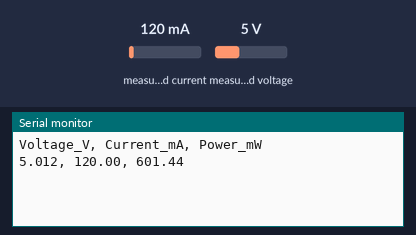
Recording of a sketch running on a simulated Arduino Mega 2560, built with avr-gcc and run on an emulated ATmega2560. Parts: the last lines printed to the serial monitor. The inputs (shaded band) are chosen by the test bench; at power-on: measured current 120 mA, measured voltage 5 V.

Above: at 1.2 s.
1.3 s: measured current set to 40 mA
At 1.3 s:
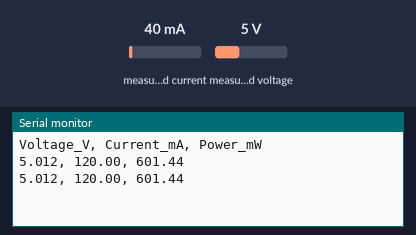
2.8 s: measured voltage set to 0.3 V
At 3.5 s:
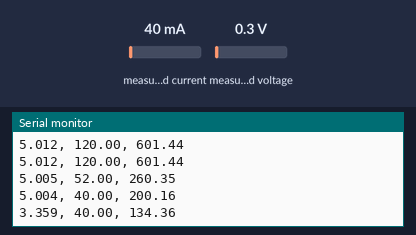
4.3 s: measured current set to 500 mA
At 4.3 s:
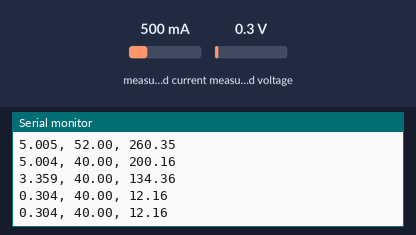
Timing chart, 0 to 7.3 s (numbered marks = the images above; inputs shaded):
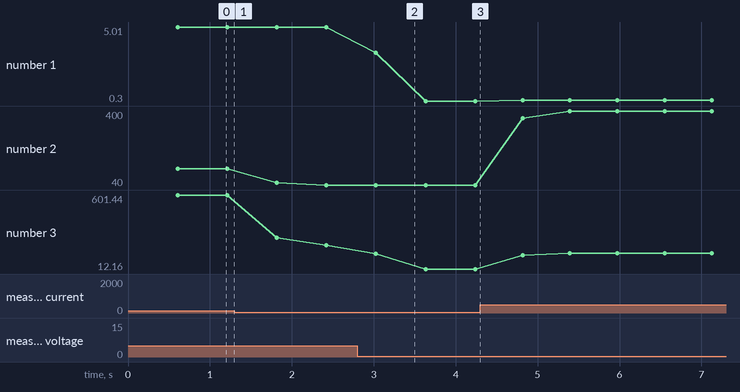

Measured:
- after the input at 2.8 s, the serial monitor: prints a new line after 0.23 s (image 2)
- plotted number 1: 5.01 → 5 after the input at 1.3 s, 5 → 0.3 after the input at 2.8 s, 0.3 → 0.34 after the input at 4.3 s
- plotted number 2: 120 → 40 after the input at 1.3 s, 40 → 400 after the input at 4.3 s
- plotted number 3: 601.44 → 200.16 after the input at 1.3 s, 200.16 → 12.16 after the input at 2.8 s, 12.16 → 136 after the input at 4.3 s

The sketch:

ina219_logger.ino
```cpp
// Wind Power Station - INA219 power logger
// Board: Arduino Mega 2560 (SDA = pin 20, SCL = pin 21)
// Prints averaged voltage (V), current (mA) and power (mW) every ~0.5 s.

#include <Wire.h>
#include <Adafruit_INA219.h>

Adafruit_INA219 ina219;
const int SAMPLES = 20;   // readings averaged per printed line

void setup() {
  Serial.begin(115200);
  if (!ina219.begin()) {
    Serial.println("INA219 not found. Check wiring.");
    while (1) delay(10);
  }
  ina219.setCalibration_16V_400mA();   // finer resolution for small currents
  Serial.println("Voltage_V, Current_mA, Power_mW");
}

void loop() {
  float vSum = 0, iSum = 0, pSum = 0;
  for (int n = 0; n < SAMPLES; n++) {
    float v = ina219.getBusVoltage_V() + ina219.getShuntVoltage_mV() / 1000.0;
    float i = ina219.getCurrent_mA();
    vSum += v;
    iSum += i;
    pSum += v * i;          // power calculated directly: volts x milliamps
    delay(25);
  }
  Serial.print(vSum / SAMPLES, 3); Serial.print(", ");
  Serial.print(iSum / SAMPLES, 2); Serial.print(", ");
  Serial.println(pSum / SAMPLES, 2);
}
```
